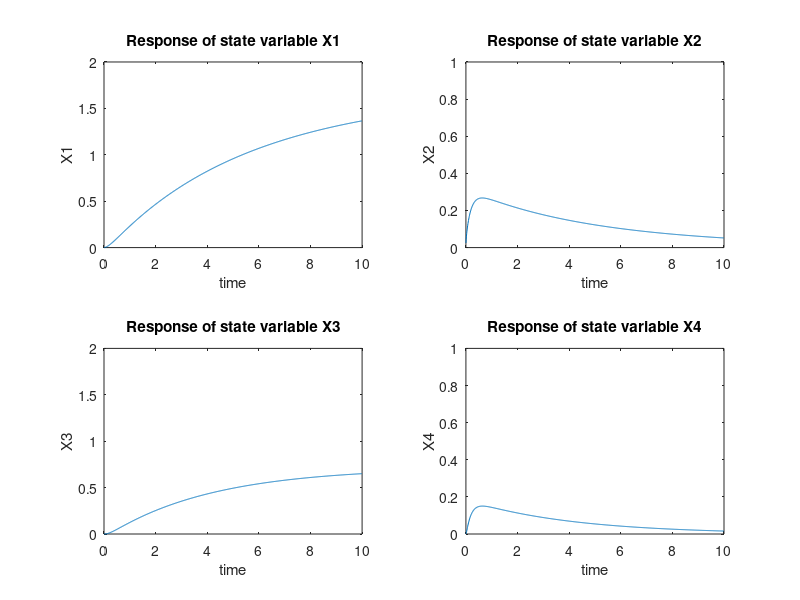

This chart was generated by the following MATLAB code:
% State Model for the Mechanical System
% d([X1;X2;X3;X4])/dt= [0 1 0 0; -k1/m1 -b1/m1 k1/m1 b1/m1;0 0 0 1;k1/m2
% b1/m2 -(k1+k2)/m2 -(b1+b2)/m1]*[X1;X2;X3;X4]+[0 1/m1 0 0]*f(t)
% Data: k1=5; k2=7; m1=2; m2=3; b1=40; b2=30;
clc
clear all
k1=5; 
k2=7; 
m1=2; 
m2=3; 
b1=40; 
b2=30;
t= 0;
dt= 0.01;
T= 10.0;
n= round((T-t)/dt);
A= [0 1 0 0; -k1/m1 -b1/m1 k1/m1 b1/m1; 0 0 0 1; k1/m2 b1/m2 -(k1+k2)/m2 -(b1+b2)/m2];
B= [0; 1/m1; 0; 0];
X= [0 0 0 0]';
f= 5;
for i=1:n
    dx=A*X+B*f;
    X=X+dx*dt;
    X1(i,:)=[t,X'];
    t=t+dt;
end

figure;
subplot(2,2,1)
plot(X1(:,1),X1(:,2))
axis([0 10 0 2])
xlabel('time')
ylabel('X1')
title('Response of state variable X1')

subplot(2,2,2)
plot(X1(:,1),X1(:,3))
axis([0 10 0 1])
xlabel('time')
ylabel('X2')
title('Response of state variable X2')

subplot(2,2,3)
plot(X1(:,1),X1(:,4))
axis([0 10 0 2])
xlabel('time')
ylabel('X3')
title('Response of state variable X3')

subplot(2,2,4)
plot(X1(:,1),X1(:,5))
axis([0 10 0 1])
xlabel('time')
ylabel('X4')
title('Response of state variable X4')
